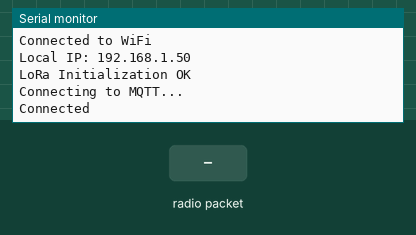
Simulated run of this sketch. Board: ESP32. On the bench: the last lines printed to the serial monitor. Inputs (shaded band) come from the test bench. WiFi joins after 1.5 s; servers stay silent unless stated; no radio packets arrive unless stated; no MQTT or app messages arrive unless stated.

Above: at 3.7 s.
3.8 s: radio packet "1" arrives
At 5.0 s:
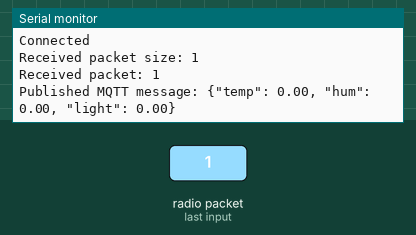
6.0 s: radio packet "0" arrives
At 7.3 s:
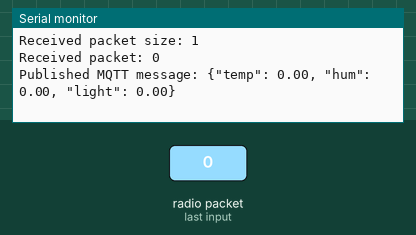
7.5 s: radio packet "2" arrives
At 9.6 s:
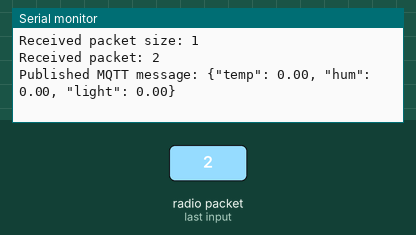

Measured:
- after the input at 3.8 s, the serial monitor: prints a new line after 0.78 s (image 1)
- after the input at 6.0 s, the serial monitor: prints a new line after 0.58 s (image 2)
- after the input at 7.5 s, the serial monitor: prints a new line after 1.1 s (image 3)

The sketch:

lora-reciever.ino
```cpp
  #include <WiFi.h>
  #include <PubSubClient.h>
  #include <SPI.h>
  #include <LoRa.h>
  #include <Wire.h>
  #include <Adafruit_GFX.h>
  #include <Adafruit_SSD1306.h>
  #include <ArduinoJson.h>

  #define SCK 5
  #define MISO 19
  #define MOSI 27
  #define SS 18
  #define RST 14
  #define DIO0 26
  #define BAND 868E6 // Europe frequency band

  const char* ssid = "DIGI-EhP3";
  const char* password = "[[REDACTED]]";
  const char* mqtt_server = "192.168.100.34";
  const int mqtt_port = 1883;

  WiFiClient espClient;
  PubSubClient client(espClient);
  String LoRaData;

  void setup() {
    Serial.begin(115200);
    delay(1000);

    WiFi.mode(WIFI_STA);
    WiFi.begin(ssid, password);
    while (WiFi.status() != WL_CONNECTED) {
      Serial.print(".");
      delay(100);
    }

    Serial.println("\nConnected to WiFi");
    Serial.print("Local IP: ");
    Serial.println(WiFi.localIP());

    client.setServer(mqtt_server, mqtt_port);

    SPI.begin(SCK, MISO, MOSI, SS);
    LoRa.setPins(SS, RST, DIO0);
    if (!LoRa.begin(BAND)) {
      Serial.println("Starting LoRa failed!");
      while (1);
    }
    LoRa.setSpreadingFactor(12); // Set spreading factor to 12 for maximum range
    LoRa.setSignalBandwidth(125E3); // Set bandwidth to 125 kHz
    LoRa.setCodingRate4(8); // Set coding rate to 4/8

    Serial.println("LoRa Initialization OK");
  }


  void reconnect() {
    while (!client.connected()) {
      Serial.println("Connecting to MQTT...");
      if (client.connect("ESP32Client")) {
        Serial.println("Connected");
      } else {
        Serial.print("Failed, state: ");
        Serial.println(client.state());
        delay(5000);
      }
    }
  }

void loop() {
  if (WiFi.status() == WL_CONNECTED) {
    if (!client.connected()) {
      reconnect();
    }
    client.loop();
  } else {
    Serial.println("WiFi not connected!");
  }

  // Continuously check for LoRa packets, independent of WiFi status
  int packetSize = LoRa.parsePacket();
  if (packetSize) {
    Serial.print("Received packet size: ");
    Serial.println(packetSize);
    LoRaData = ""; // Clear previous data
    while (LoRa.available()) {
      LoRaData += (char)LoRa.read();
    }
    Serial.print("Received packet: ");
    Serial.println(LoRaData);

    if (WiFi.status() == WL_CONNECTED && client.connected()) {
      StaticJsonDocument<256> doc;
      DeserializationError error = deserializeJson(doc, LoRaData);
      if (!error) {
        float t = doc["temp"];
        float h = doc["hum"];
        float l = doc["light"];
        char message[100];
        snprintf(message, sizeof(message), "{\"temp\": %.2f, \"hum\": %.2f, \"light\": %.2f}", t, h, l);
        client.publish("sensor/data", message);
        Serial.print("Published MQTT message: ");
        Serial.println(message);
      } else {
        Serial.print("JSON parsing failed: ");
        Serial.println(error.c_str());
      }
    } else {
      Serial.println("Packet received but not sent to MQTT due to connection issues.");
    }
  } else {
    //Serial.println("No LoRa packet received.");
  }
  delay(2000);
}
```
